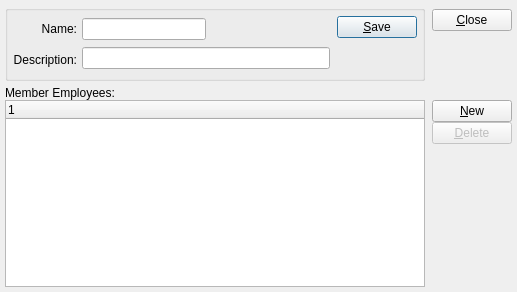
<?xml version="1.0" encoding="UTF-8"?>
<ui version="4.0">
 <comment>This file is part of the xTuple ERP: PostBooks Edition, a free and
open source Enterprise Resource Planning software suite,
Copyright (c) 1999-2019 by OpenMFG LLC, d/b/a xTuple.
It is licensed to you under the Common Public Attribution License
version 1.0, the full text of which (including xTuple-specific Exhibits)
is available at www.xtuple.com/CPAL.  By using this software, you agree
to be bound by its terms.</comment>
 <class>empGroup</class>
 <widget class="QDialog" name="empGroup">
  <property name="geometry">
   <rect>
    <x>0</x>
    <y>0</y>
    <width>517</width>
    <height>292</height>
   </rect>
  </property>
  <property name="windowTitle">
   <string>Employee Group</string>
  </property>
  <layout class="QVBoxLayout">
   <property name="spacing">
    <number>5</number>
   </property>
   <property name="margin">
    <number>5</number>
   </property>
   <item>
    <layout class="QHBoxLayout">
     <property name="spacing">
      <number>7</number>
     </property>
     <property name="margin">
      <number>0</number>
     </property>
     <item>
      <widget class="QGroupBox" name="GroupBox1">
       <property name="title">
        <string/>
       </property>
       <layout class="QHBoxLayout">
        <property name="spacing">
         <number>7</number>
        </property>
        <property name="margin">
         <number>5</number>
        </property>
        <item>
         <layout class="QHBoxLayout">
          <property name="spacing">
           <number>5</number>
          </property>
          <property name="margin">
           <number>0</number>
          </property>
          <item>
           <layout class="QVBoxLayout">
            <property name="spacing">
             <number>5</number>
            </property>
            <property name="margin">
             <number>0</number>
            </property>
            <item>
             <widget class="QLabel" name="_nameLit">
              <property name="text">
               <string>Name:</string>
              </property>
              <property name="alignment">
               <set>Qt::AlignRight|Qt::AlignTrailing|Qt::AlignVCenter</set>
              </property>
             </widget>
            </item>
            <item>
             <widget class="QLabel" name="_descripLit">
              <property name="text">
               <string>Description:</string>
              </property>
              <property name="alignment">
               <set>Qt::AlignRight|Qt::AlignTrailing|Qt::AlignVCenter</set>
              </property>
             </widget>
            </item>
           </layout>
          </item>
          <item>
           <layout class="QVBoxLayout">
            <property name="spacing">
             <number>5</number>
            </property>
            <property name="margin">
             <number>0</number>
            </property>
            <item>
             <layout class="QHBoxLayout">
              <property name="spacing">
               <number>0</number>
              </property>
              <property name="margin">
               <number>0</number>
              </property>
              <item>
               <widget class="XLineEdit" name="_name"/>
              </item>
              <item>
               <spacer>
                <property name="orientation">
                 <enum>Qt::Horizontal</enum>
                </property>
                <property name="sizeType">
                 <enum>QSizePolicy::Expanding</enum>
                </property>
                <property name="sizeHint" stdset="0">
                 <size>
                  <width>20</width>
                  <height>20</height>
                 </size>
                </property>
               </spacer>
              </item>
             </layout>
            </item>
            <item>
             <widget class="XLineEdit" name="_descrip"/>
            </item>
           </layout>
          </item>
         </layout>
        </item>
        <item>
         <layout class="QVBoxLayout">
          <property name="spacing">
           <number>0</number>
          </property>
          <property name="margin">
           <number>0</number>
          </property>
          <item>
           <widget class="QPushButton" name="_save">
            <property name="text">
             <string>&amp;Save</string>
            </property>
            <property name="autoDefault">
             <bool>true</bool>
            </property>
            <property name="default">
             <bool>true</bool>
            </property>
           </widget>
          </item>
          <item>
           <spacer>
            <property name="orientation">
             <enum>Qt::Vertical</enum>
            </property>
            <property name="sizeType">
             <enum>QSizePolicy::Preferred</enum>
            </property>
            <property name="sizeHint" stdset="0">
             <size>
              <width>20</width>
              <height>40</height>
             </size>
            </property>
           </spacer>
          </item>
         </layout>
        </item>
       </layout>
      </widget>
     </item>
     <item>
      <layout class="QVBoxLayout">
       <property name="spacing">
        <number>0</number>
       </property>
       <property name="margin">
        <number>0</number>
       </property>
       <item>
        <widget class="QPushButton" name="_close">
         <property name="text">
          <string>&amp;Close</string>
         </property>
        </widget>
       </item>
       <item>
        <spacer>
         <property name="orientation">
          <enum>Qt::Vertical</enum>
         </property>
         <property name="sizeType">
          <enum>QSizePolicy::Preferred</enum>
         </property>
         <property name="sizeHint" stdset="0">
          <size>
           <width>20</width>
           <height>45</height>
          </size>
         </property>
        </spacer>
       </item>
      </layout>
     </item>
    </layout>
   </item>
   <item>
    <layout class="QVBoxLayout">
     <property name="spacing">
      <number>0</number>
     </property>
     <property name="margin">
      <number>0</number>
     </property>
     <item>
      <widget class="QLabel" name="_memberLit">
       <property name="text">
        <string>Member Employees:</string>
       </property>
      </widget>
     </item>
     <item>
      <layout class="QHBoxLayout">
       <property name="spacing">
        <number>7</number>
       </property>
       <property name="margin">
        <number>0</number>
       </property>
       <item>
        <widget class="XTreeWidget" name="_empgrpitem"/>
       </item>
       <item>
        <layout class="QVBoxLayout">
         <property name="spacing">
          <number>0</number>
         </property>
         <property name="margin">
          <number>0</number>
         </property>
         <item>
          <layout class="QVBoxLayout">
           <property name="spacing">
            <number>0</number>
           </property>
           <property name="margin">
            <number>0</number>
           </property>
           <item>
            <widget class="QPushButton" name="_new">
             <property name="text">
              <string>&amp;New</string>
             </property>
            </widget>
           </item>
           <item>
            <widget class="QPushButton" name="_delete">
             <property name="enabled">
              <bool>false</bool>
             </property>
             <property name="text">
              <string>&amp;Delete</string>
             </property>
            </widget>
           </item>
          </layout>
         </item>
         <item>
          <spacer>
           <property name="orientation">
            <enum>Qt::Vertical</enum>
           </property>
           <property name="sizeType">
            <enum>QSizePolicy::Expanding</enum>
           </property>
           <property name="sizeHint" stdset="0">
            <size>
             <width>20</width>
             <height>20</height>
            </size>
           </property>
          </spacer>
         </item>
        </layout>
       </item>
      </layout>
     </item>
    </layout>
   </item>
  </layout>
 </widget>
 <layoutdefault spacing="5" margin="5"/>
 <customwidgets>
  <customwidget>
   <class>XLineEdit</class>
   <extends>QLineEdit</extends>
   <header>xlineedit.h</header>
   <container>1</container>
  </customwidget>
  <customwidget>
   <class>XTreeWidget</class>
   <extends>QTreeWidget</extends>
   <header>xtreewidget.h</header>
   <container>1</container>
  </customwidget>
 </customwidgets>
 <tabstops>
  <tabstop>_name</tabstop>
  <tabstop>_descrip</tabstop>
  <tabstop>_empgrpitem</tabstop>
  <tabstop>_delete</tabstop>
  <tabstop>_new</tabstop>
  <tabstop>_save</tabstop>
  <tabstop>_close</tabstop>
 </tabstops>
 <resources/>
 <connections/>
</ui>
